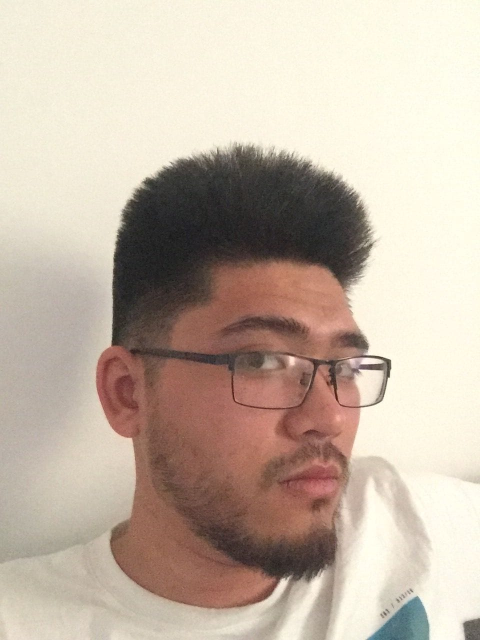
#> input picture practice/test.jpeg, 960 x 1280 px (shown at 1/2 size)
$ python test2.py
#> lines starting #> are read from the running program, lines starting #| are printed output that depends on the picture; after the words box and inside, x2 and y2 are one past the last pixel; in counts of white or black regions, pixels touching at a corner belong together
import cv2
import random
#change one part of image by another

img = cv2.imread('test.jpeg',-1)
#> img is the input picture: shape (1280, 960, 3); mean B, G, R 165.5, 180.2, 195.5


tag = img[700:770,650:700]
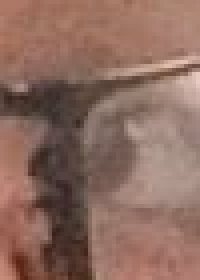
#> tag: shape (70, 50, 3) (shown 4 times larger); mean B, G, R 95.2, 106.8, 140.7
img[600:670,630:680] = tag
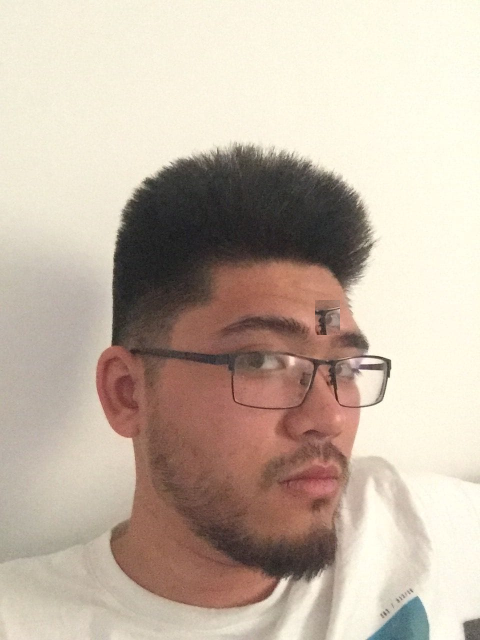
#> img: shape (1280, 960, 3) (shown at 1/2 size); 0.28% of pixels changed, all inside (x1, y1, x2, y2) = (630, 600, 680, 670)
cv2.imwrite('test3.jpeg',img)


cv2.imshow('Image',img)
cv2.waitKey(0)
cv2.destroyAllWindows()

$ run again, with practice/chess.png saved as practice/test.jpeg
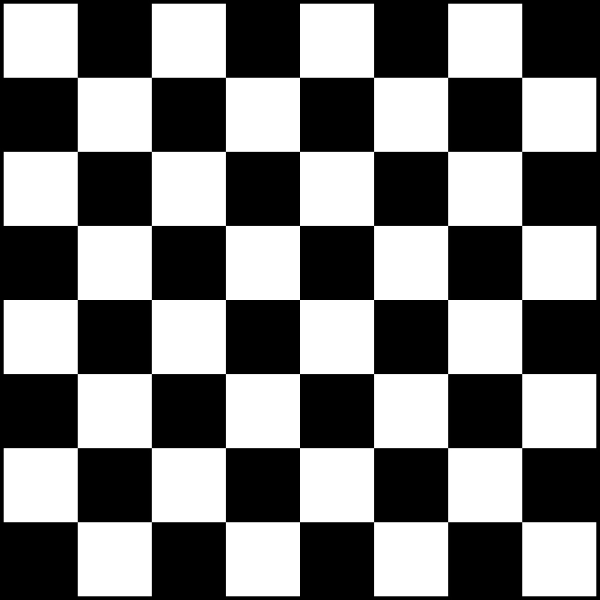
#> input picture practice/chess.png, 1200 x 1200 px (shown at 1/2 size)
#> img is the input picture: shape (1200, 1200, 3); min 0, max 255, mean 124.4
#> `tag = img[700:770,650:700]`:
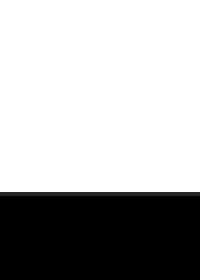
#> tag: shape (70, 50, 3) (shown 4 times larger); min 0, max 255, mean 175.4
#> `img[600:670,630:680] = tag`:
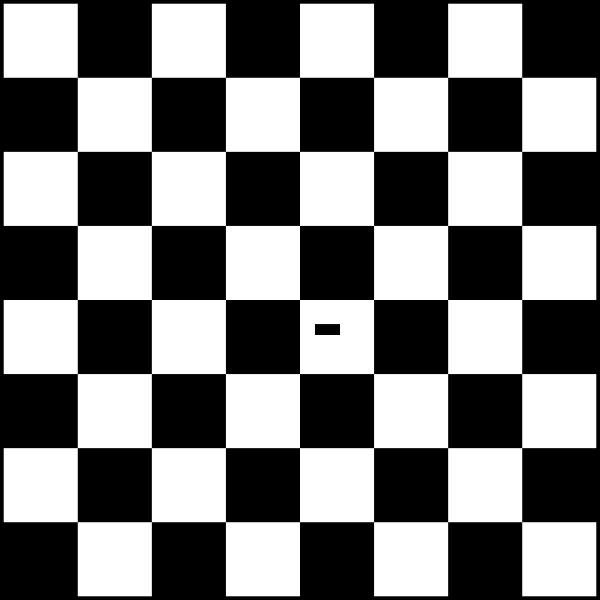
#> img: shape (1200, 1200, 3) (shown at 1/2 size); 0.08% of pixels changed, all inside (x1, y1, x2, y2) = (630, 648, 680, 670)
